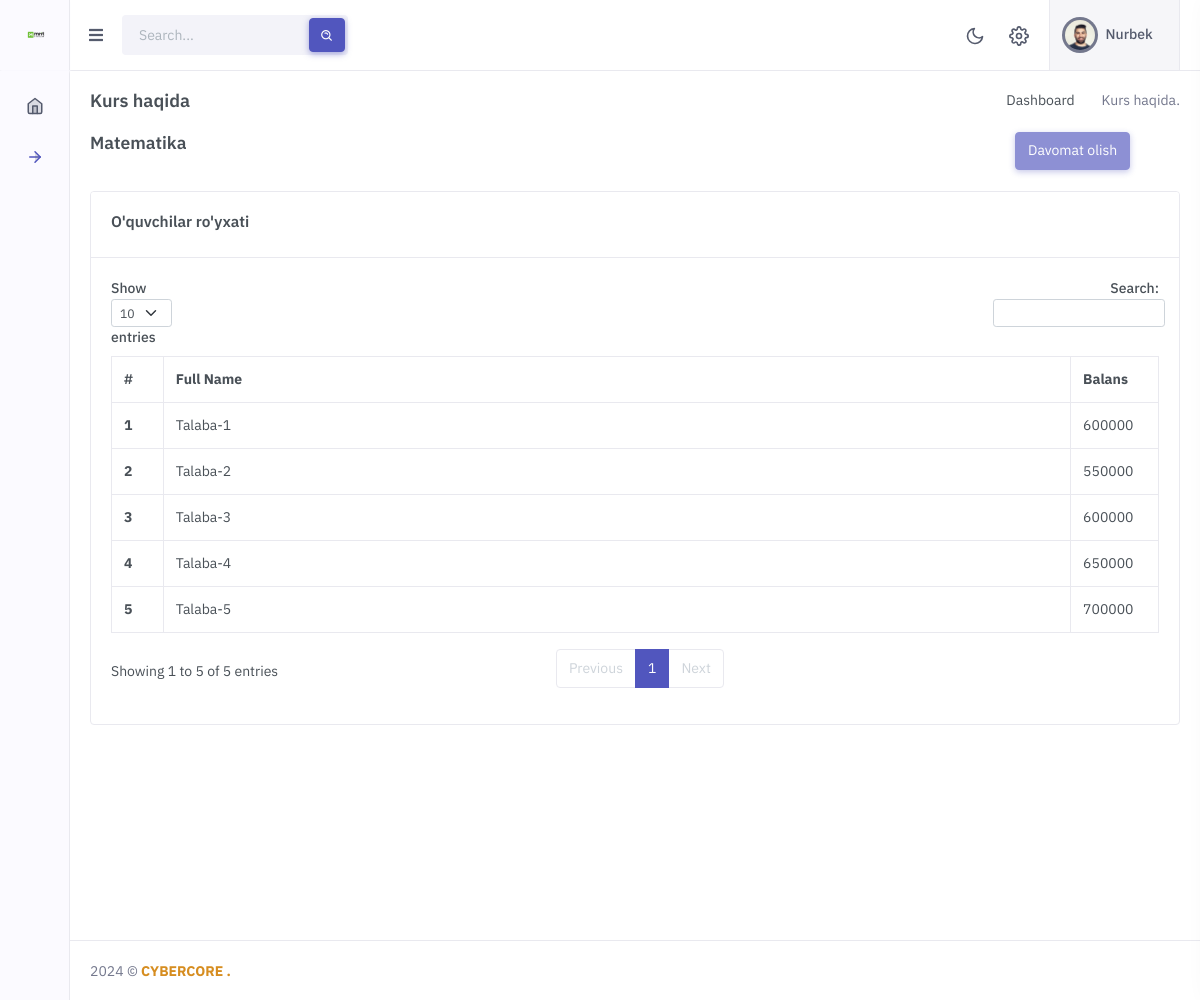
The page /course-detail/4 (signed in) on the database its author committed.
### users/models.py (models this page shows, shortened)
class User(AbstractUser):
      is_teacher = models.BooleanField(default=False, help_text = 'Agar yaratilayotgan foydalanuvchi ustoz bo\'lsa.')
      is_admin  = models.BooleanField(default = False,  help_text = 'Agar yaratilayotgan foydalanuvchi adminstrator bo\'lsa.')
      wallet = models.PositiveBigIntegerField(default=0)

### course/models.py (models this page shows, shortened)
class Course(models.Model):
      name  = models.CharField(max_length=120)
      teacher = models.ForeignKey(User, on_delete = models.CASCADE)
      title = models.TextField(null=True, blank=True)
      price = models.PositiveBigIntegerField()
      students = models.ManyToManyField(Student)
      time = models.CharField(max_length = 150 , choices=times)
      days = models.CharField(max_length = 150 , choices=days)
      room =  models.PositiveBigIntegerField()
      start_date = models.DateField(default=date.today())
      end_date = models.DateField(null=True, blank=True)
      is_ended = models.BooleanField(default=False)

class Student(models.Model):
      full_name = models.CharField(max_length=200)
      phone_number = models.CharField(max_length=120)
      wallet = models.IntegerField(default=0)
      token_id = models.CharField(default=str(random.randint(10000000, 99999999)), max_length=150)
      image = models.ImageField(upload_to='students/', blank=True, null=True)

### main/views.py (the view, shortened to what this page needs)
# urls.py: path('course-detail/<int:id>', course_detail, name='course-detail'),
@login_required
def course_detail(request, id):
      teacher = request.user
      course = Course.objects.get(id=id)
      """Quyidagi kodlar ustozni bugun shu guruhda darsi borligi yoki yo'qligini ko'rsatib turadi."""
      weekday = date.today().weekday()
      have_a_class = False
      if int(course.days) == 1 and course.start_date<=date.today():
            if weekday == 0 or weekday == 2 or weekday == 4:
                  have_a_class = True
      elif int(course.days) == 2 and course.start_date<=date.today():
            if weekday == 1 or weekday == 3 or weekday == 5:
                  have_a_class = True
            '''attendanceni boshlash'''
      context = {
            'course':course,
            'have_a_class': have_a_class,
            'courses':get_courses(request)
      }
      return render(request, 'course-detail.html', context)

### main/views.py (called while the page is built)
def get_courses(request):
      if request.user.is_authenticated:
            teacher = request.user
            courses = Course.objects.filter(teacher=teacher)
            return courses
      else:
            pass

### templates/course-detail.html (shortened to what this page needs)
{% extends 'base.html' %}
{% block content %}
<div class="row">
      <div class="col-12">
          <div class="page-title-box d-sm-flex align-items-center justify-content-between">
              <h4 class="mb-sm-0 font-size-18">Kurs haqida</h4>
              <div class="page-title-right">
                  <ol class="breadcrumb m-0">
                      <li class="breadcrumb-item"><a href="{% url 'teacher-dashboard' %}">Dashboard</a></li>
                      <li class="breadcrumb-item active">Kurs haqida. </li>
                  </ol>
              </div>
          </div>
      </div>
    </div>
<div class="row">
      <div class="col-10">  <h5>{{course.name}}</h5></div>
      <div class="col-2">
            <form  method="post"> {% csrf_token %}
                  {% if have_a_class %}
                  <button class="btn btn-primary" type="submit"> Davomat olish</button>
                  {% else %}
                  <button class="btn btn-primary disabled" type="disabled"> Davomat olish </button>
                  {% endif %}
            </form>
      </div>
</div>
<br>
<div class="">
      <div class="row">
            <div class="col-12">
                <div class="card">
                    <div class="card-header">
                        <h4 class="card-title"> O'quvchilar ro'yxati</h4>
                    </div>
                    <div class="card-body">
      <table  id="datatable" class="table table-bordered dt-responsive  nowrap w-100">
            <thead>
                  <tr>
                    <th style="width: 3%;"   scope="col">#</th>
                    <th scope="col">Full Name</th>
                    <th>Balans</th>
                  </tr>
                </thead>
                  <tbody>
                  {% for i in course.students.all %}
                  {% if i.wallet < 0 %}
                  <tr class="yellow" >
                        <th class="yellow" style="width: 3%;"  scope="row">{{forloop.counter}}</th>
                        <td class="yellow" >{{i.full_name}}</td>
                        <td class="yellow" style="width: 3%;"  >{{i.wallet}}</td>
                    </tr>
                  {% elif i.wallet < -100000   %}
                  <tr class="red" >
                      <th class="red" style="width: 3%;"  scope="row">{{forloop.counter}}</th>
                      <td class="red" >{{i.full_name}}</td>
                      <td class="red" style="width: 3%;"  >{{i.wallet}}</td>
                  </tr>
                  {% else %}
                  <tr>
                        <th style="width: 3%;"  scope="row">{{forloop.counter}}</th>
                        <td>{{i.full_name}}</td>
                        <td style="width: 3%;" >{{i.wallet}}</td>
                    </tr>
                    {% endif %}
                    {% endfor %}
                  </tbody>
      </table>
</div>
</div>
</div>
</div>
{% endblock content %}

### templates/base.html (shortened to what this page needs)
<!doctype html>
{% load static %}
<html lang="en">
<head>
        <link rel="stylesheet" href="{% static 'assets/css/preloader.min.css' %}" type="text/css" />
        <link href="{% static 'assets/css/bootstrap.min.css' %}" id="bootstrap-style" rel="stylesheet" type="text/css" />
        <link href="{% static 'assets/css/icons.min.css' %}" rel="stylesheet" type="text/css" />
        <link href="{% static 'assets/css/app.min.css' %}" id="app-style" rel="stylesheet" type="text/css" />
    </head>
    <body >
        <div id="layout-wrapper">
            <header id="page-topbar">
                <div class="navbar-header">
                    <div class="d-flex">
                        <div class="navbar-brand-box">
                            <a href="/" class="logo logo-dark">
                                <span class="logo-sm">
                                    <img src="{% static 'assets/images/mrit academy logo-02.png' %}" alt="" height="24">
                                </span>
                            </a>
                        </div>
                        <button type="button" class="btn btn-sm px-3 font-size-16 header-item" id="vertical-menu-btn">
                            <i class="fa fa-fw fa-bars"></i>
                        </button>
                        <form class="app-search d-none d-lg-block">
                            <div class="position-relative">
                                <input type="text" class="form-control" placeholder="Search...">
                                <button class="btn btn-primary" type="button"><i class="bx bx-search-alt align-middle"></i></button>
                            </div>
                        </form>
                    </div>
                    <div class="d-flex">
                        <div class="dropdown d-none d-sm-inline-block">
                            <button type="button" class="btn header-item" id="mode-setting-btn">
                                <i data-feather="moon" class="icon-lg layout-mode-dark"></i>
                            </button>
                        </div>
                        <div class="dropdown d-inline-block">
                            <button type="button" class="btn header-item right-bar-toggle me-2">
                                <i data-feather="settings" class="icon-lg"></i>
                            </button>
                        </div>
                        <div class="dropdown d-inline-block">
                            <button type="button" class="btn header-item bg-soft-light border-start border-end" id="page-header-user-dropdown"
                            data-bs-toggle="dropdown" aria-haspopup="true" aria-expanded="false">
                                <img class="rounded-circle header-profile-user" src="{% static 'assets/images/users/avatar-1.jpg' %}"
                                    alt="Header Avatar">
                                <span class="d-none d-xl-inline-block ms-1 fw-medium">{{request.user.first_name}}</span>
                                <i class="mdi mdi-chevron-down d-none d-xl-inline-block"></i>
                            </button>
                        </div>
                    </div>
                </div>
            </header>
            <div class="vertical-menu">
                <div data-simplebar class="h-100">
                    <div id="sidebar-menu">
                        <ul class="metismenu list-unstyled" id="side-menu">
                            <li>
                                <a href="{% url 'teacher-dashboard' %}">
                                    <i data-feather="home"></i>
                                </a>
                            </li>
                            {% for i in courses %}
                            <li>
                                <a href="javascript: void(0);" class="has-arrow">
                                    <i data-feather="arrow-right"></i>
                                </a>
                            </li>
                            {% endfor %}
                        </ul>
                    </div>
                </div>
            </div>
            <div class="main-content">
                <div class="page-content">
                    <div class="container-fluid">
                        {% block content %}
                        {% endblock content %}
                    </div>
                </div>
                <footer class="footer">
                    <div class="container-fluid">
                        <div class="row">
                            <div class="col-sm-6">
                                <script>document.write(new Date().getFullYear())</script> © <strong style="color: #D68D20"> CYBERCORE .
                            </div>
                        </div>
                    </div>
                </footer>
            </div>
        </div>
    </body>
</html>

### rows shown on the page
User: user.first_name "Nurbek"
Course: name "Matematika"
Student: full_name "Talaba-1", wallet "600000"
Student: full_name "Talaba-2", wallet "550000"
Student: full_name "Talaba-3", wallet "600000"
Student: full_name "Talaba-4", wallet "650000"
Student: full_name "Talaba-5", wallet "700000"
